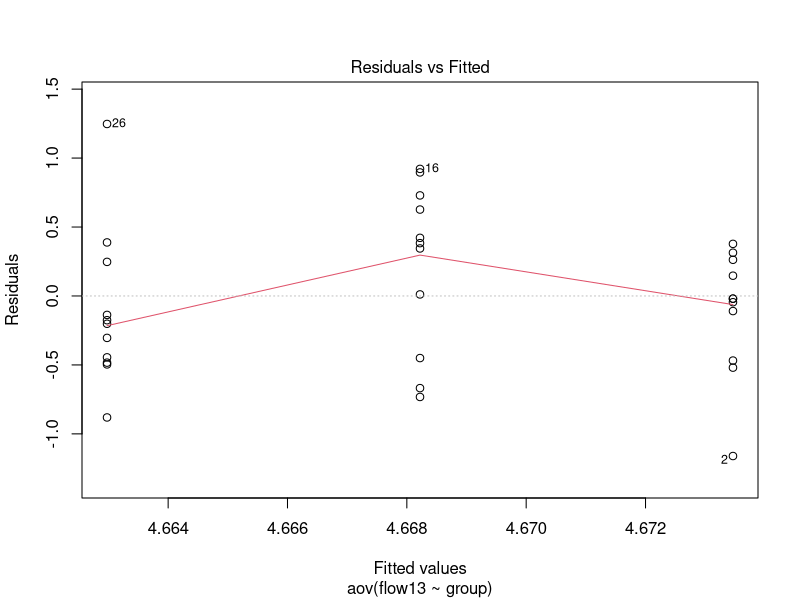
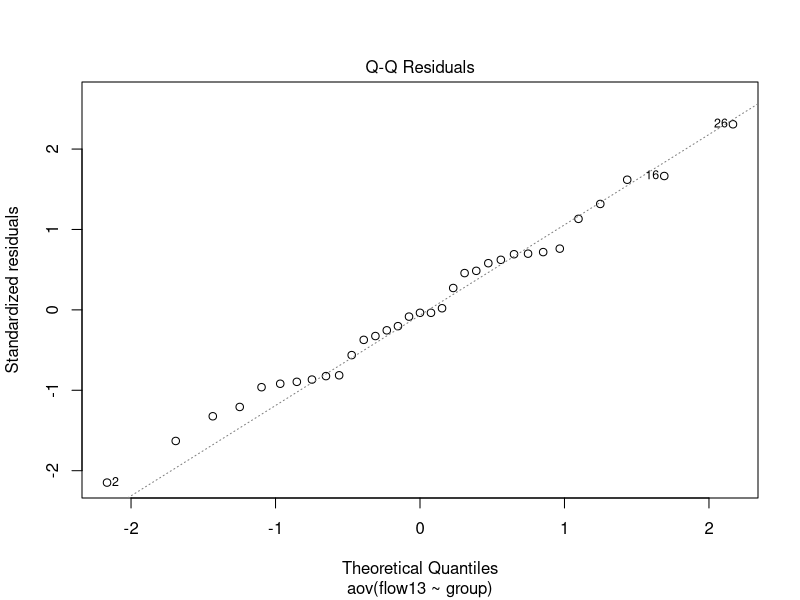
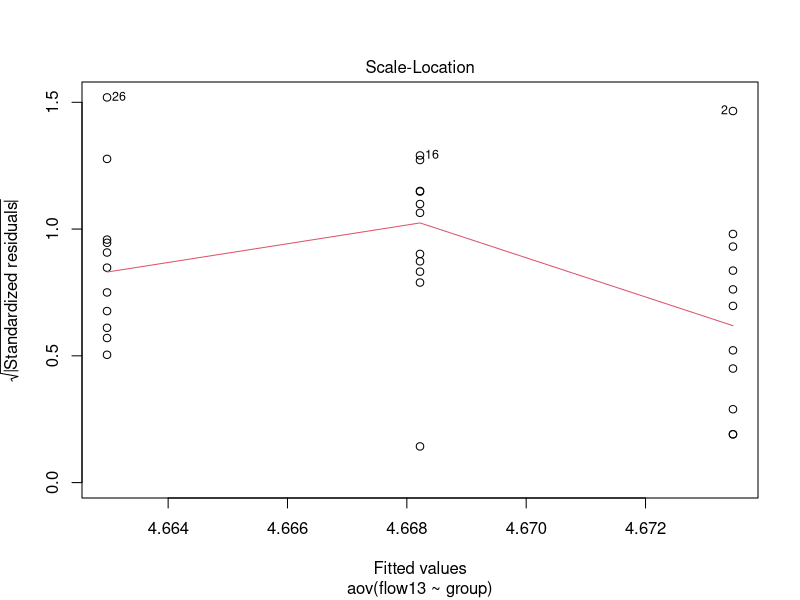
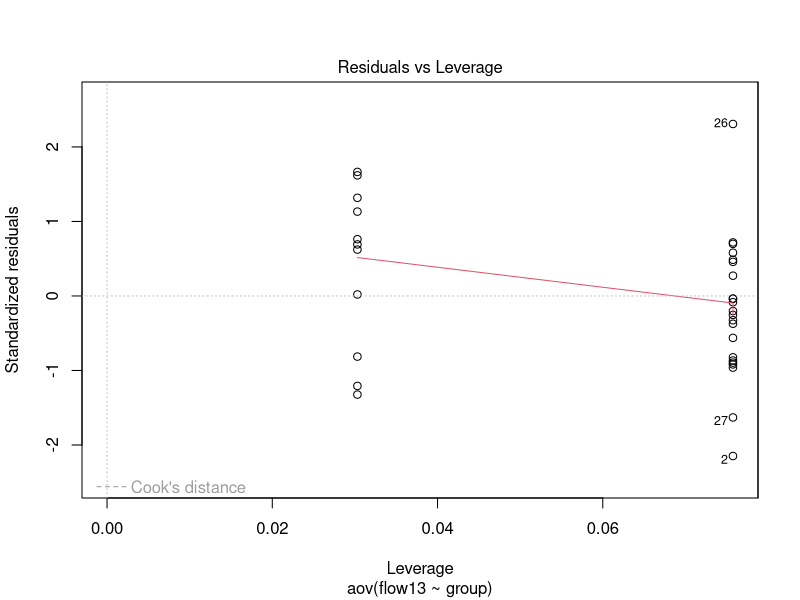

Write the R code that produced these figures, in order. (Note: this script raises an error after producing the figures.)
library(plyr)
library(ggplot2)
library(psych)

ans <- read.table('kysely/kyselyt.txt', sep='\t', header=T)

attach(ans)
ans$f11rec7[f11 == 1] <- 1
ans$f11rec7[f11 == 2] <- 2.5
ans$f11rec7[f11 == 3] <- 4
ans$f11rec7[f11 == 4] <- 5.5
ans$f11rec7[f11 == 5] <- 7
ans$f11rec7[f11 == 6] <- 5.5
ans$f11rec7[f11 == 7] <- 4
ans$f11rec7[f11 == 8] <- 2.5
ans$f11rec7[f11 == 9] <- 1
detach(ans)

attach(ans)
ans$f12rec7[f12 == 1] <- 1
ans$f12rec7[f12 == 2] <- 2.5
ans$f12rec7[f12 == 3] <- 4
ans$f12rec7[f12 == 4] <- 5.5
ans$f12rec7[f12 == 5] <- 7
ans$f12rec7[f12 == 6] <- 5.5
ans$f12rec7[f12 == 7] <- 4
ans$f12rec7[f12 == 8] <- 2.5
ans$f12rec7[f12 == 9] <- 1
detach(ans)

attach(ans)
ans$f13rec7[f13 == 1] <- 1
ans$f13rec7[f13 == 2] <- 2.5
ans$f13rec7[f13 == 3] <- 4
ans$f13rec7[f13 == 4] <- 5.5
ans$f13rec7[f13 == 5] <- 7
ans$f13rec7[f13 == 6] <- 5.5
ans$f13rec7[f13 == 7] <- 4
ans$f13rec7[f13 == 8] <- 2.5
ans$f13rec7[f13 == 9] <- 1
detach(ans)

ans <- transform( ans,
                  flow10 = (f01 + f02 + f03 + f04 + f05 + f06 + f07 + f08 + f09 + f10)/10,
                  flow13 = (f01 + f02 + f03 + f04 + f05 + f06 + f07 + f08 + f09 + f10 + f11rec7 + f12rec7 + f13rec7)/13,
                  flow3 = (f11 + f12 + f13)/3,
                  motiv3 = (m01 + m02 + m03)/3,
                  difficulty = (f01 + f13rec7)/2
)


ans.roundmeans <- ddply (ans, .(group, subId), summarise,
                 f01 = mean(f01),
                 f02 = mean(f02),
                 f03 = mean(f03),
                 f04 = mean(f04),
                 f05 = mean(f05),
                 f06 = mean(f06),
                 f07 = mean(f07),
                 f08 = mean(f08),
                 f09 = mean(f09),
                 f10 = mean(f10),
                 f11 = mean(f11),
                 f12 = mean(f12),
                 f13 = mean(f13),
                 f11rec7 = mean (f11rec7),
                 f12rec7 = mean (f12rec7),
                 f13rec7 = mean (f13rec7),
                 m01 = mean(m01),
                 m02 = mean(m02),
                 m03 = mean(m03),
                 virkeys = mean(virkeys),
                 flow10 = mean(flow10),
                 flow13 = mean(flow13),
                 flow3 = mean(flow3),
                 motiv3 = mean(motiv3),
                 difficulty = mean(difficulty),
                 age = mean(age),
                 sex = mean(sex1n0m),
                 hand = mean(handedness1o0v),
                 playtime = mean(playtime),
                 gamespeed = mean(gamespeed),
                 game_exp = mean(game_exp),
                 liking = mean(liking),
                 skill = mean(skill)
)

ans.roundmeans.group <- ddply(ans.roundmeans, .(group), summarise,
                              f01 = mean(f01),
                              f02 = mean(f02),
                              f03 = mean(f03),
                              f04 = mean(f04),
                              f05 = mean(f05),
                              f06 = mean(f06),
                              f07 = mean(f07),
                              f08 = mean(f08),
                              f09 = mean(f09),
                              f10 = mean(f10),
                              f11 = mean(f11),
                              f12 = mean(f12),
                              f13 = mean(f13),
                              f11rec7 = mean (f11rec7),
                              f12rec7 = mean (f12rec7),
                              f13rec7 = mean (f13rec7),
                              m01 = mean(m01),
                              m02 = mean(m02),
                              m03 = mean(m03),
                              virkeys = mean(virkeys),
                              flow10 = mean(flow10),
                              flow13 = mean(flow13),
                              flow3 = mean(flow3),
                              motiv3 = mean(motiv3),
                              difficulty = mean(difficulty),
                              age = mean(age),
                              sex = mean(sex),
                              hand = mean(hand),
                              playtime = mean(playtime),
                              gamespeed = mean(gamespeed),
                              game_exp = mean(game_exp),
                              liking = mean(liking),
                              skill = mean(skill)
)

ans.group <- ddply(ans, .(group, kierros), summarise,
                   f01 = mean(f01),
                   f02 = mean(f02),
                   f03 = mean(f03),
                   f04 = mean(f04),
                   f05 = mean(f05),
                   f06 = mean(f06),
                   f07 = mean(f07),
                   f08 = mean(f08),
                   f09 = mean(f09),
                   f10 = mean(f10),
                   f11 = mean(f11),
                   f12 = mean(f12),
                   f13 = mean(f13),
                   f11rec7 = mean (f11rec7),
                   f12rec7 = mean (f12rec7),
                   f13rec7 = mean (f13rec7),
                   m01 = mean(m01),
                   m02 = mean(m02),
                   m03 = mean(m03),
                   virkeys = mean(virkeys),
                   flow10 = mean(flow10),
                   flow13 = mean(flow13),
                   flow3 = mean(flow3),
                   motiv3 = mean(motiv3),
                   difficulty = mean(difficulty),
                   age = mean(age),
                   sex = mean(sex1n0m),
                   hand = mean(handedness1o0v),
                   playtime = mean(playtime),
                   gamespeed = mean(gamespeed),
                   game_exp = mean(game_exp),
                   liking = mean(liking),
                   skill = mean(skill)
)

# multiple regression

flowproduced <- lm(flow13 ~ group + sex + age + game_exp + liking + skill, data = ans.roundmeans)
summary(flowproduced)

#anova

flowmodel <- aov(flow13 ~ group, data = ans.roundmeans)
summary(flowmodel)
plot(flowmodel)

by(ans$flow13, list(ans$kierros, ans$group), stat.desc, basic = FALSE)


# graphs

ggplot(ans.group, aes(x=kierros, y=flow10, colour=factor(group))) + 
  geom_point() +
  geom_line()

ggplot(ans.group, aes(x=kierros, y=flow13, colour=factor(group))) + 
  geom_point() +
  geom_line()

ggplot(ans.group, aes(x=kierros, y=flow3, colour=factor(group))) + 
  geom_point() +
  geom_line()


ggplot(ans.roundmeans, aes(x=factor(group), y=flow10)) + 
  geom_point() + 
  geom_boxplot()


ggplot(ans.roundmeans, aes(x=factor(group), y=flow13)) + 
  geom_point() + 
  geom_boxplot()


ggplot(ans.roundmeans, aes(x=factor(group), y=flow3)) + 
  geom_point() + 
  geom_boxplot()

ggplot(ans.roundmeans, aes(x=factor(group), y=difficulty)) + 
  geom_point() + 
  geom_boxplot()

